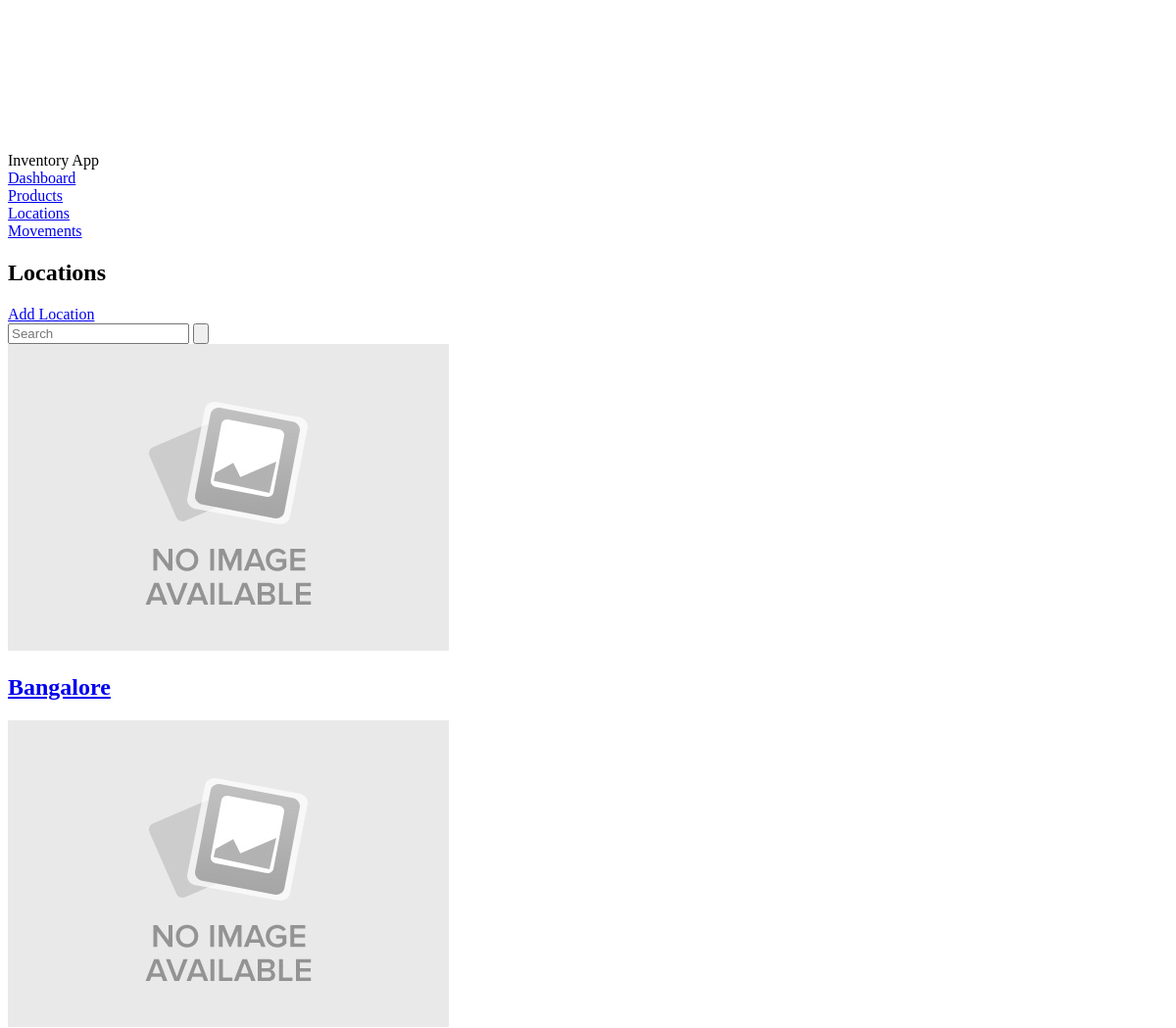
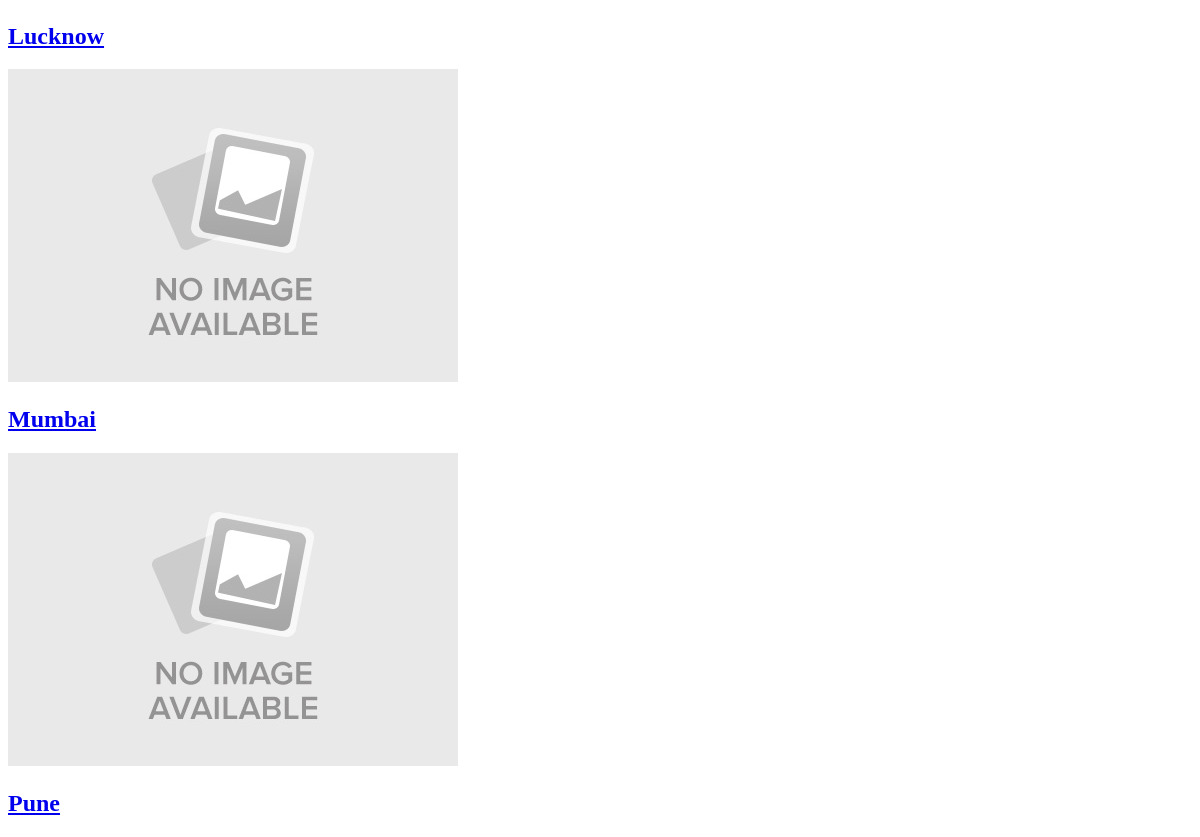
The page /locations (lower part) on the database as committed earlier (2 pictures, top to bottom).
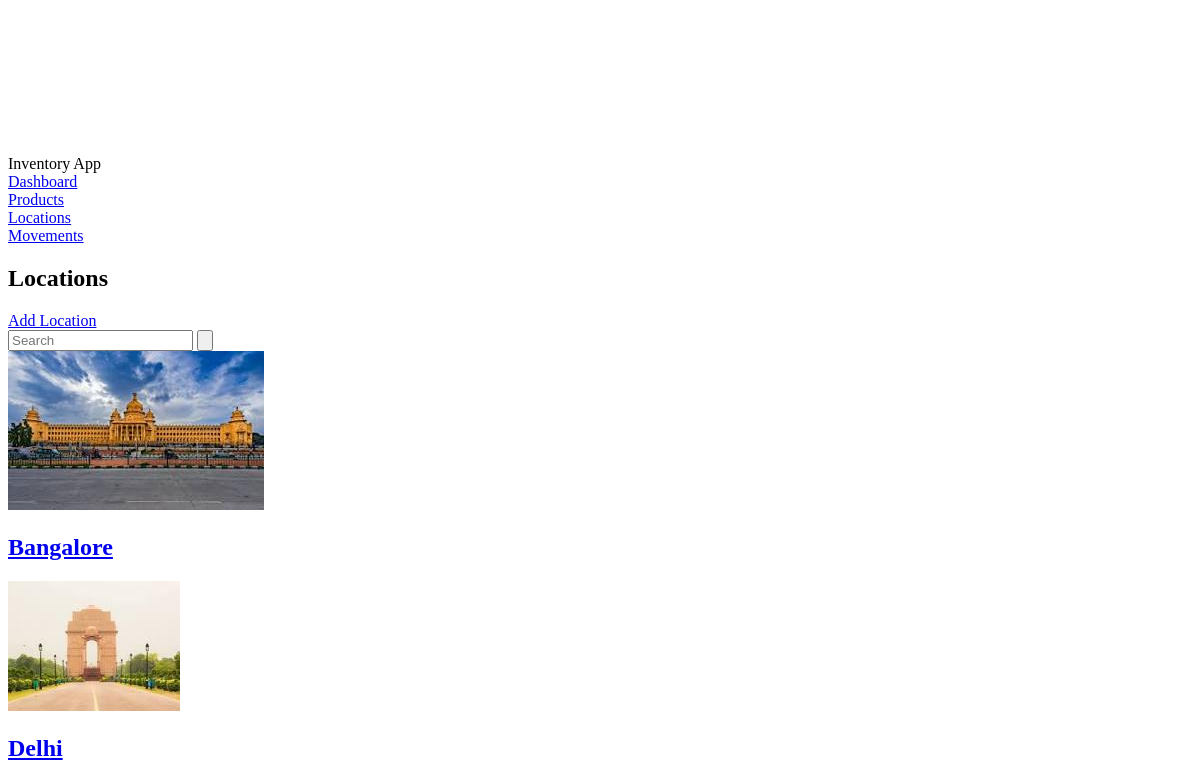
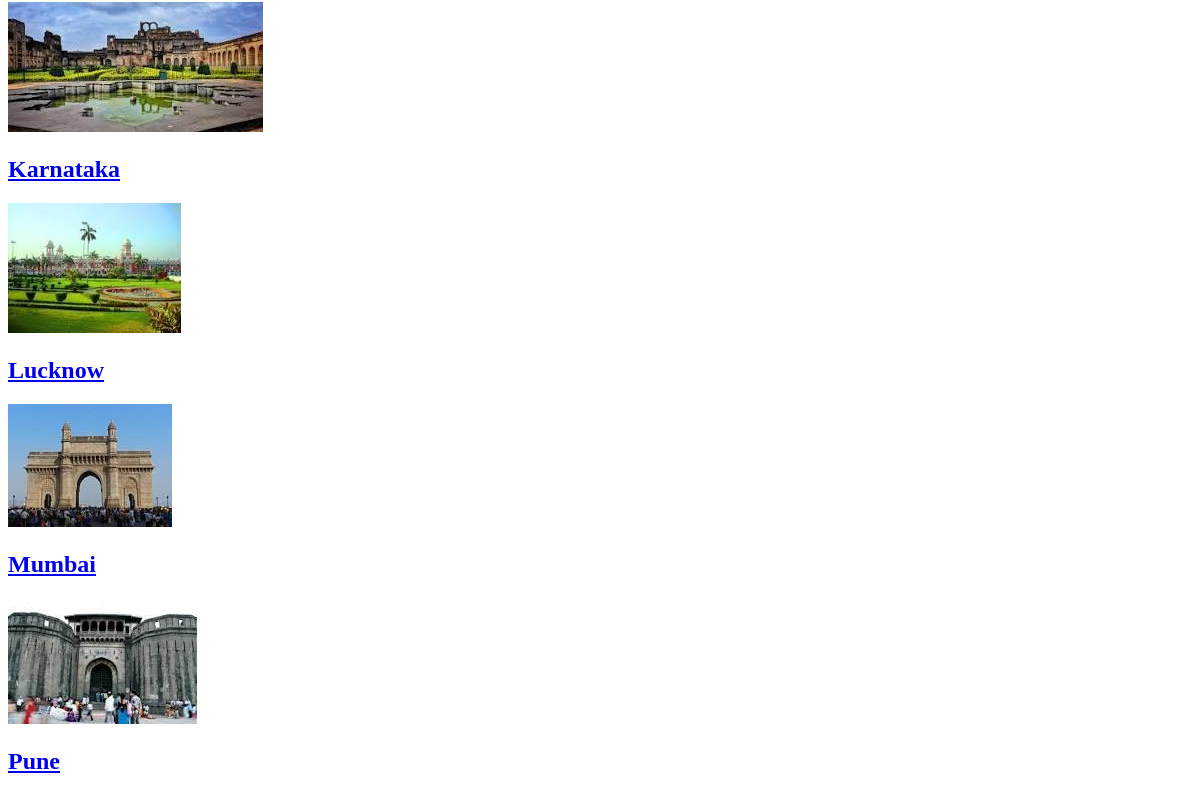
The same page on the database as committed later (2 pictures, top to bottom).
### inventory/models.py (models this page shows, shortened)
class Location(db.Model):
    location_id = db.Column(db.Integer, primary_key=True)
    location_name = db.Column(db.String(20), unique=True, nullable=False)
    location_description = db.Column(db.String(200), nullable=False, default='This is a default description for location, please update the location with a brief description')
    location_image_file = db.Column(db.String(20), nullable=False, default='thumbnail-default.jpg')

### inventory/locations/routes.py (the view)
@locations_bp.route('/locations', methods=['GET'])
def locations():
    locations = Location.query.order_by(Location.location_name).all()
    return render_template('locations.html', locations=locations, title='Location')

### inventory/templates/locations.html
{% extends "layout.html" %}
{% block content %}
    <section class="text-gray-700 body-font">
        <div class="container px-6 py-4 mx-auto flex flex-wrap -m-4">
            {% if not locations%}
                <div class="p-3 px-6 sm:px-2 w-full">
                    <h2>No items found!! Please add location by clicking on Add Product button.</h2>
                </div>
            {% else %}
                {% for location in locations %}
                    <div class="lg:w-1/4 md:w-1/2 p-4 w-full">
                        <a href="{{ url_for('locations_bp.location', location_id=location.location_id) }}">
                            <div class="block relative h-48 rounded overflow-hidden">
                                <img alt="ecommerce" class="object-cover object-center w-full h-full block" src="{{ url_for('static', filename='img/' + location.location_image_file) }}">
                            </div>
                            <div class="mt-4">
                                <h2 class="text-gray-900 title-font text-lg font-medium">{{ location.location_name }}</h2>
                            </div>
                        </a>
                    </div>
                {% endfor %}
            {% endif %}
        </div>
    </section>
{% endblock content %}

### inventory/templates/layout.html (shortened to what this page needs)
<!DOCTYPE html>
<html lang="en">
<head>
    <link rel="stylesheet" href="/static/styles.css">
</head>
<body class="flex flex-col h-screen bg-indigo-100 relative">
    <header class="text-gray-300 bg-gray-900 body-font">
        <div class="container mx-auto flex flex-wrap py-3 px-5 flex-col lg:flex-row items-center">
            <a class="flex title-font font-medium items-center text-white mb-4 md:mb-0">
                <span class="ml-3 text-2xl">Inventory App</span>
            </a>
            <nav class="lg:ml-auto flex flex-wrap text-base sm:text-lg font-semibold mt-2 -mb-4">
                <a href="{{ url_for('dashboard_bp.dashboard') }}" class="cursor-pointer"><div class="rounded-t-lg border-gray-900  hover:text-indigo-500 px-4 sm:px-8 py-4">Dashboard</div></a>
                <a href="{{ url_for('products_bp.products') }}" class="cursor-pointer"><div class="rounded-t-lg border-gray-900  hover:text-indigo-500 px-4 sm:px-8 py-4">Products</div></a>
                <a href="{{ url_for('locations_bp.locations') }}" class="cursor-pointer"><div class="rounded-t-lg border-gray-900 {% if title == 'Location' or title == 'search_location' %} border-t-2 border-l-2 border-r-2 bg-indigo-100 text-indigo-900 hover:text-indigo-900 {% endif %} hover:text-indigo-500 px-4 sm:px-8 py-4">Locations</div></a>
                <a href="{{ url_for('movements_bp.movements') }}" class="cursor-pointer"><div class="rounded-t-lg border-gray-900  hover:text-indigo-500 px-4 sm:px-8 py-4">Movements</div></a>
            </nav>
        </div>
    </header>
    <section id="search">
        {% if title == 'Product' or title == 'Location' or title == 'Movement' or title == 'Dashboard' %}
            <div class="container mx-auto flex-wrap flex-col md:flex-row items-center bg-indigo-100 text-gray-900 px-12 sm:px-8 {% if title == 'Dashboard' or title == 'Movement' %} sm:px-16 lg:px-24 {% endif %}">
                <form class="flex justify-between py-3 pt-5" method="GET" action="search_{{ title.lower() }}">
                    <div class="flex content-center flex-wrap">
                        <h1 class="text-2xl font-semibold">{{ title }}s</h1>
                    </div>
                    <div class="flex max-w-lg sm:flex-1">
                        <div class="flex content-center flex-wrap mr-2 ml-8">
                            {% if title == 'Product' %}
                                <a href="{{ url_for('products_bp.new_product') }}" class="bg-indigo-400 hover:bg-indigo-500 text-white font-bold py-2 px-4 rounded cursor-pointer" >Add Product</a>
                            {% elif title == 'Location' %}
                                <a href="{{ url_for('locations_bp.new_location') }}" class="bg-indigo-400 hover:bg-indigo-500 text-white font-bold py-2 px-4 rounded cursor-pointer">Add Location</a>
                            {% elif title == 'Movement' %}
                                <a href="{{ url_for('movements_bp.new_movement') }}" class="bg-indigo-400 hover:bg-indigo-500 text-white font-bold py-2 px-4 rounded cursor-pointer">Move Item</a>
                            {% endif %}
                        </div>
                        <div class="flex content-center flex-wrap relative flex-1">
                            <input type="text" class="p-2 pl-5 rounded-lg border-2 focus:outline-none w-full" placeholder="Search" id="query" name="query">
                            <button class="absolute pt-4 pb-3 px-4 right-0 focus:outline-none" type="submit">
                            </button>
                        </div>
                    </div>
                </form>
            </div>
        {% endif %}
    </section>
    <section class="mainscreen bg-indigo-100 h-screen overflow-y-auto">
        {% block content %}{% endblock %}
    </section>
</body>
</html>

Rows that differ between the two databases and show on the page:
changed Location "Bangalore": location_image_file: picture added in place of a placeholder
added Location: location_image_file (picture), location_name "Delhi"
added Location: location_image_file (picture), location_name "Karnataka"
changed Location "Lucknow": location_image_file: picture added in place of a placeholder
changed Location "Mumbai": location_image_file: picture added in place of a placeholder
changed Location "Pune": location_image_file: picture added in place of a placeholder
